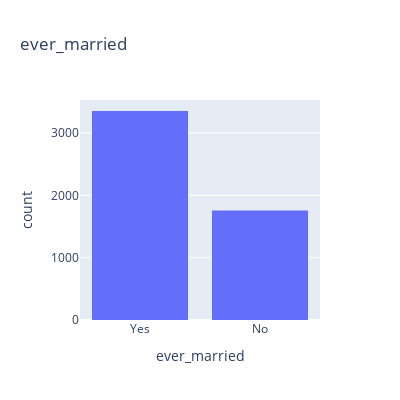

The notebook cell saved with this chart:
### Markdown cell above
> **4. Married:**

### Code cell
print (f'{round(df["ever_married"].value_counts(normalize=True)*100,2)}')
fig = px.histogram(df, x="ever_married", title='ever_married', width=400, height=400)
fig.show()

### Figure 1 — Plotly figure (JSON) as saved in the notebook; plotly's stock layout.template omitted (floating-point values rounded to 4 significant figures; data arrays with more than 128 entries replaced by an {"elided": "..."} marker saying what was removed)
{"data": [{"alignmentgroup": "True", "bingroup": "x", "hovertemplate": "ever_married=%{x}<br>count=%{y}<extra></extra>", "legendgroup": "", "marker": {"color": "#636efa", "pattern": {"shape": ""}}, "name": "", "offsetgroup": "", "orientation": "v", "showlegend": false, "type": "histogram", "x": {"elided": "5110 str values"}, "xaxis": "x", "yaxis": "y"}], "layout": {"barmode": "relative", "height": 400, "legend": {"tracegroupgap": 0}, "title": {"text": "ever_married"}, "width": 400, "xaxis": {"anchor": "y", "domain": [0, 1], "title": {"text": "ever_married"}}, "yaxis": {"anchor": "x", "domain": [0, 1], "title": {"text": "count"}}}}
